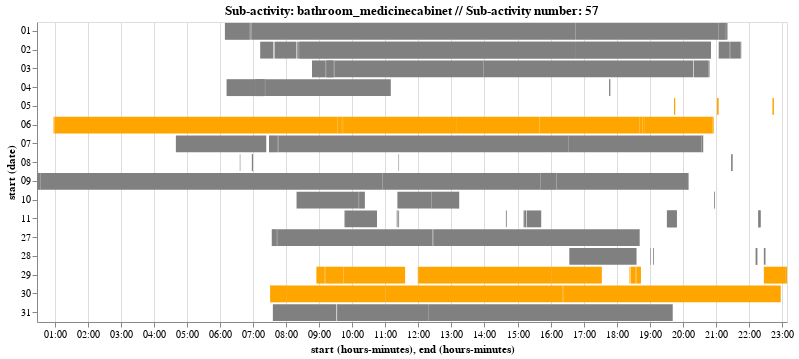

This figure's notebook cell:
### Markdown cell above
#### Bathroom - Medicine Cabinet, Sub-activity # 57

* Needs to be fixed
* 3 seconds each (check 8th-April @ 07:00 am)

### Code cell
charts[3]

### Figure 1 — Vega-Lite specification as saved in the notebook (floating-point values rounded to 4 significant figures; data arrays with more than 128 entries replaced by an {"elided": "..."} marker saying what was removed)
{"$schema": "https://vega.github.io/schema/vega-lite/v3.4.0.json", "config": {"mark": {"tooltip": null}, "view": {"height": 300, "width": 400}}, "data": {"name": "data-88917a86aa02b2c529314dfe0b82d6da"}, "datasets": {"data-88917a86aa02b2c529314dfe0b82d6da": {"elided": "194 records"}}, "encoding": {"color": {"condition": {"test": "(datum.day > 4)", "value": "orange"}, "value": "grey"}, "detail": {"field": "index", "type": "quantitative"}, "x": {"field": "start", "timeUnit": "hoursminutes", "type": "temporal"}, "x2": {"field": "end", "timeUnit": "hoursminutes"}, "y": {"field": "start", "timeUnit": "date", "type": "ordinal"}}, "mark": "bar", "selection": {"selector612": {"bind": "scales", "encodings": ["x", "y"], "type": "interval"}}, "title": "Sub-activity: bathroom_medicinecabinet // Sub-activity number: 57", "width": 750}
